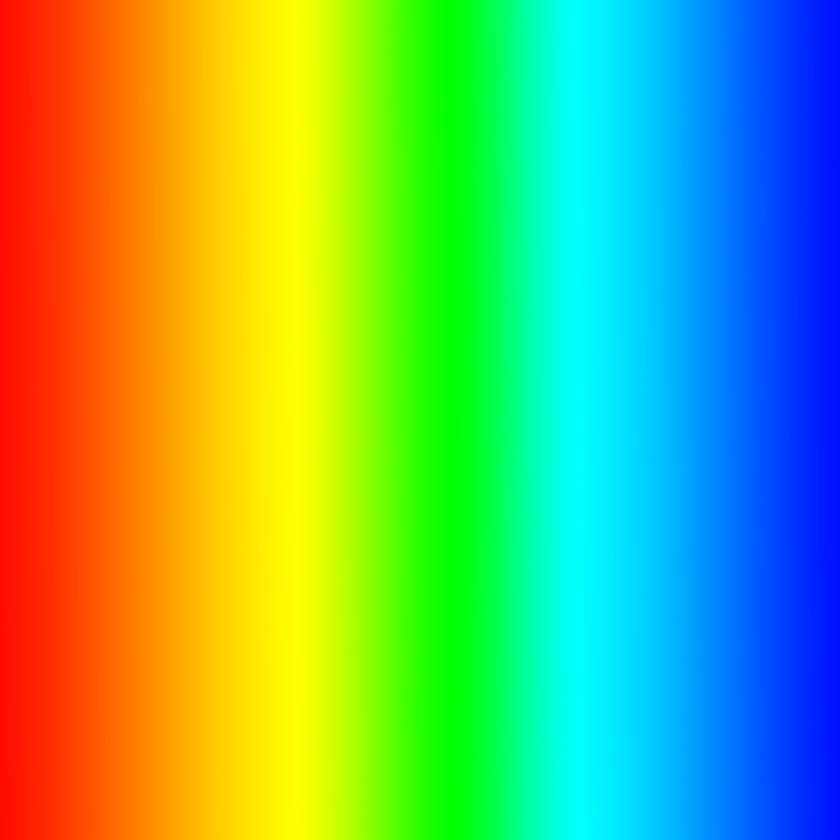
#> input picture numpy_images/rainbow-sq.jpg, 840 x 840 px, shrunk from 1333 x 1333 before the run
$ jupyter execute Untitled.ipynb   (shell and % lines are left out)
#> lines starting #> are read from the running program, lines starting #| are printed output that depends on the picture; after the words box and inside, x2 and y2 are one past the last pixel; in counts of white or black regions, pixels touching at a corner belong together
[cell 1]
import cv2
import matplotlib.pyplot as plt

[cell 2]
img = cv2.imread('../numpy_images/rainbow-sq.jpg',0)
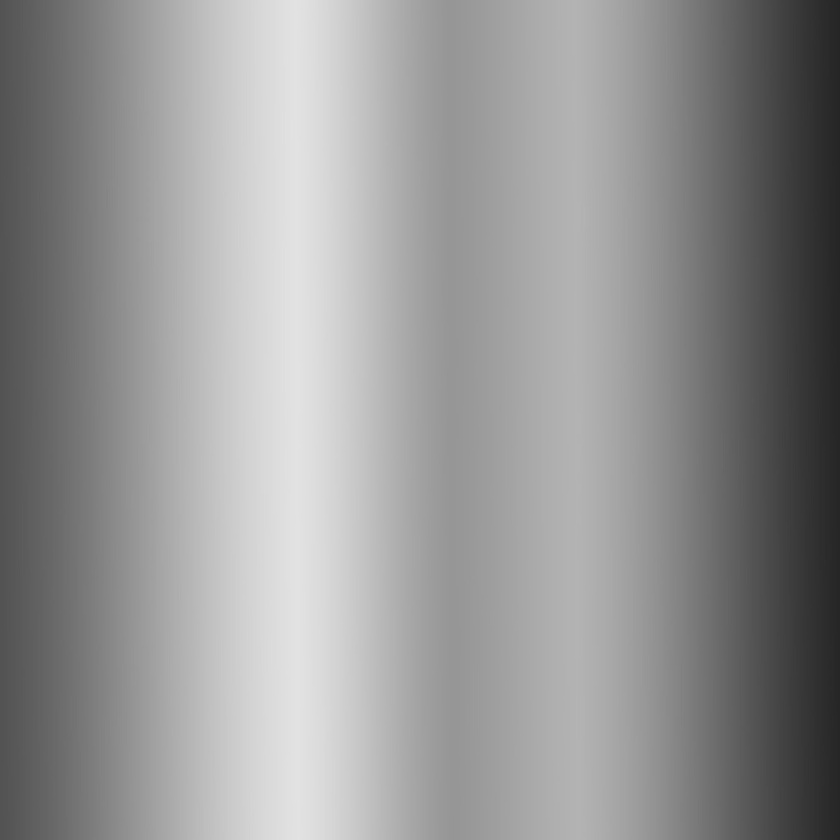
#> img: shape (840, 840); min 37, max 227, mean 149.3

[cell 3]
plt.imshow(img,cmap='gray')

[cell 4]
ret,thresh1 = cv2.threshold(img,127,255,cv2.THRESH_TOZERO_INV)
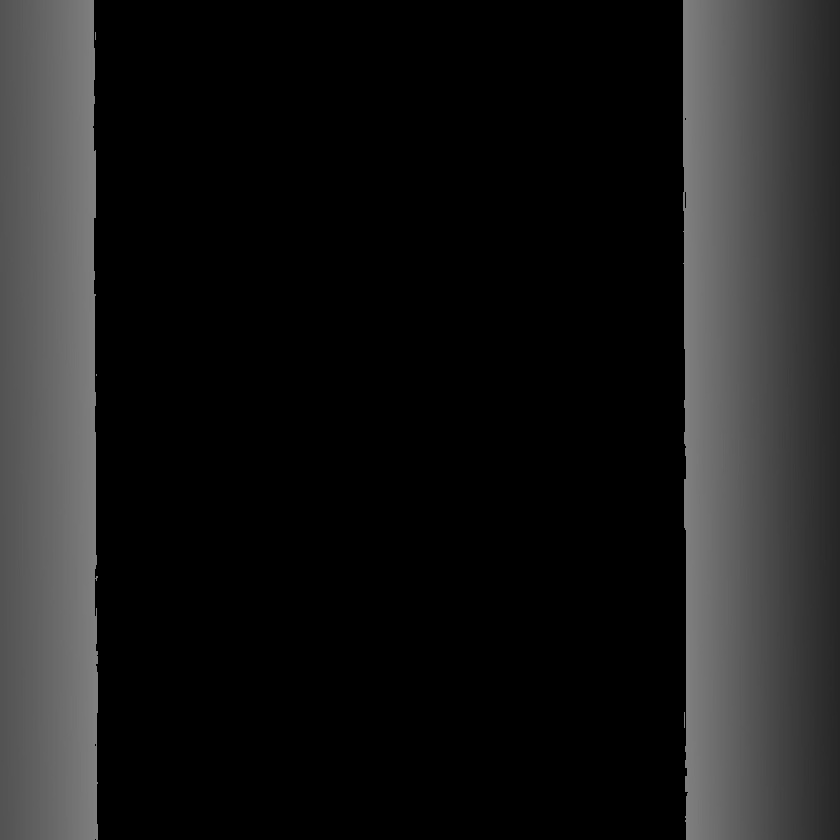
#> thresh1: shape (840, 840); min 0, max 127, mean 26.5

[cell 5]
ret

[cell 6]
plt.imshow(thresh1,cmap='gray')

[cell 7]
img = cv2.imread('../numpy_images/cryptic_web.jpg',0)
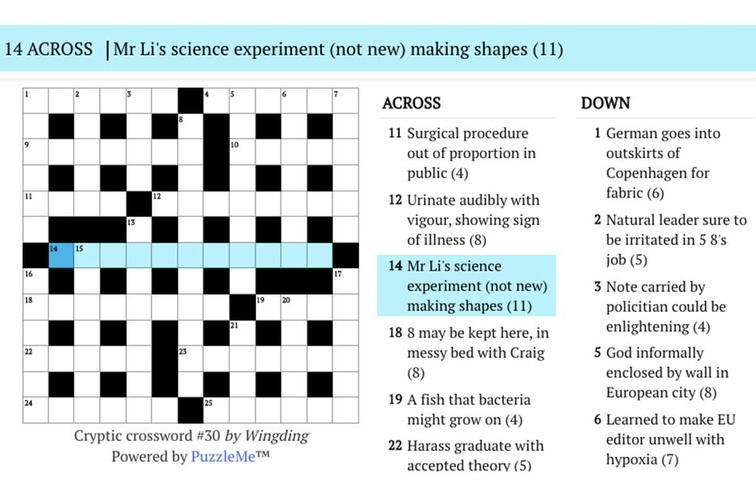
#> input picture numpy_images/cryptic_web.jpg, 756 x 504 px, shrunk from 1200 x 800 before the run
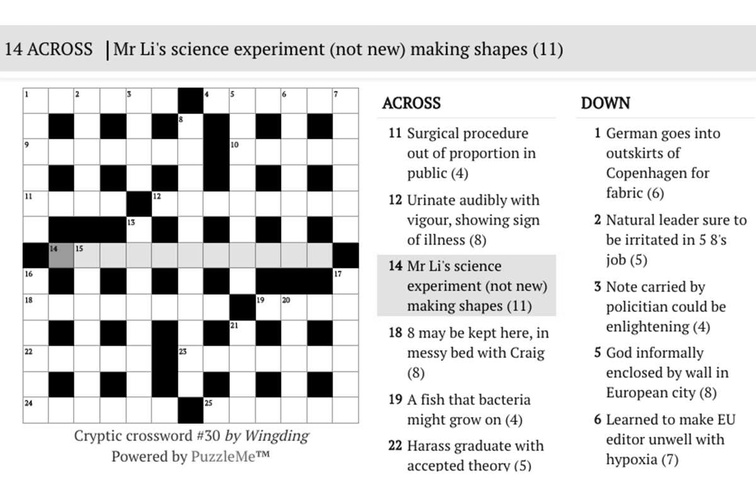
#> img: shape (504, 756); min 0, max 255, mean 219.3

[cell 8]
plt.imshow(img,cmap='gray')

[cell 9]
def show_pic(img):
    fig = plt.figure(figsize=(15,15))
    ax = fig.add_subplot(111)
    ax.imshow(img,cmap='gray')

[cell 10]
show_pic(img)

[cell 11]
ret,th1 = cv2.threshold(img,180,255,cv2.THRESH_BINARY)
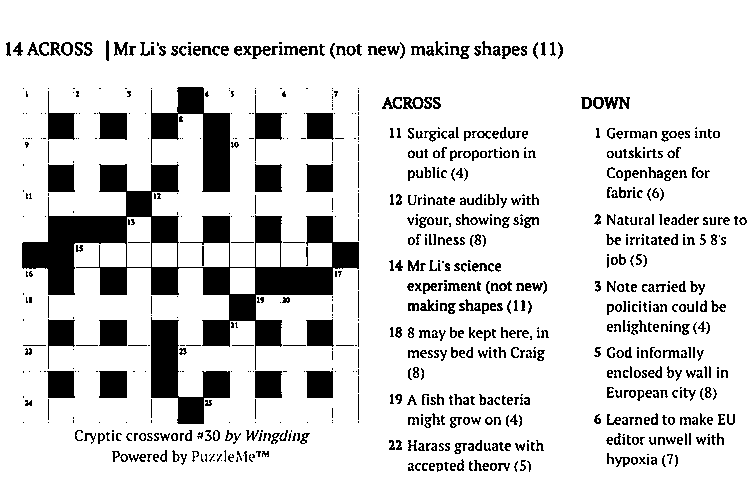
#> th1: shape (504, 756); 85.5% white; 845 black regions (306 under 20 px), largest, box (x1, y1, x2, y2) and area: (22, 164, 359, 370) 16806, (151, 87, 230, 192) 3593, (151, 317, 230, 424) 3544
show_pic(th1)

[cell 12]
th2 = cv2.adaptiveThreshold(img,255,cv2.ADAPTIVE_THRESH_MEAN_C,cv2.THRESH_BINARY,11,8)
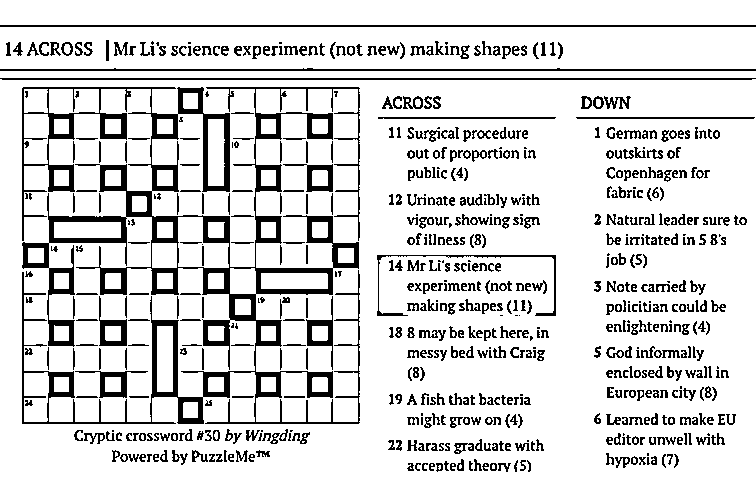
#> th2: shape (504, 756); 85.5% white; 687 black regions (96 under 20 px), largest, box (x1, y1, x2, y2) and area: (22, 87, 360, 424) 22362, (0, 68, 756, 71) 1524, (0, 25, 756, 27) 1512
show_pic(th2)

[cell 13]
blended = cv2.addWeighted(src1=th1,alpha=0.6,src2=th2,beta=0.4,gamma=0)
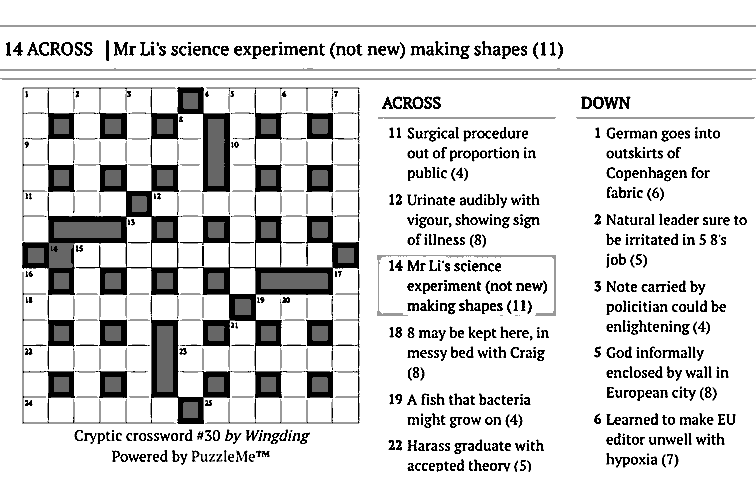
#> blended: shape (504, 756); min 0, max 255, mean 218
show_pic(blended)
